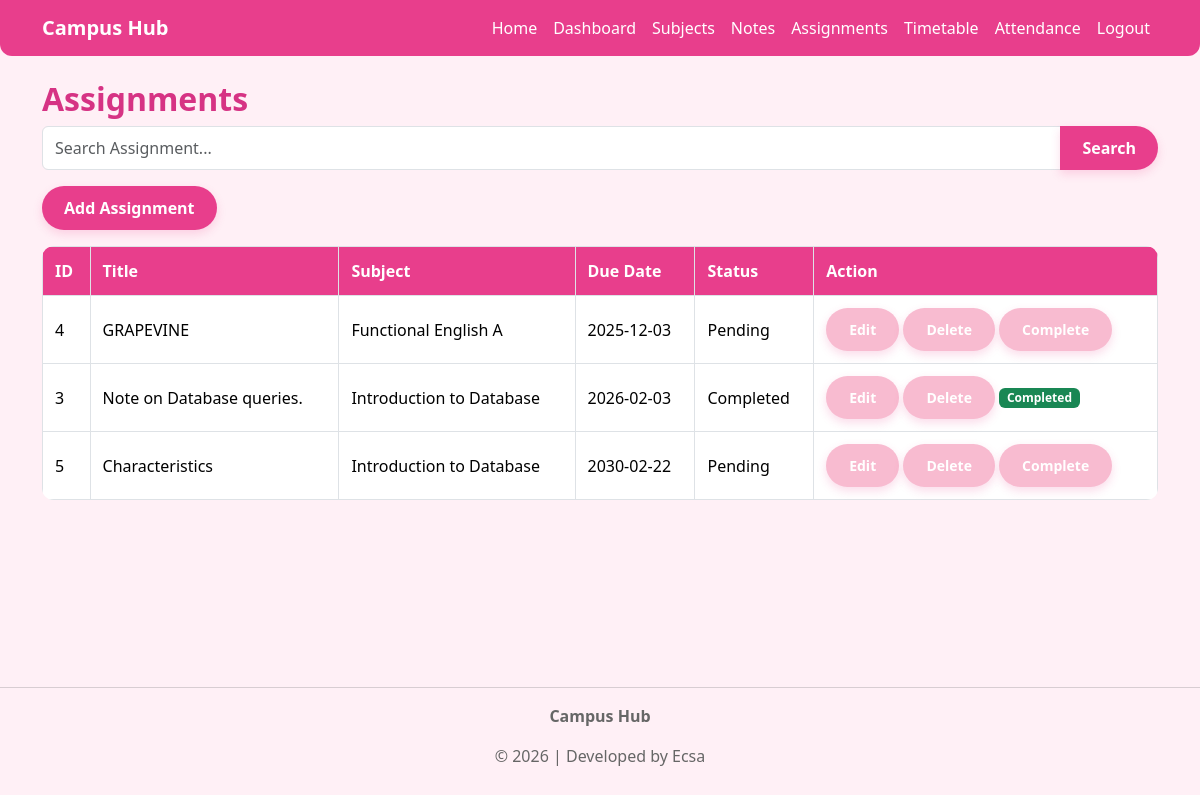
The app's page /assignments (signed in) with its own data.
### tables this page shows
CREATE TABLE assignments (
    id INTEGER PRIMARY KEY AUTOINCREMENT,
    subject_id INTEGER NOT NULL,
    title TEXT NOT NULL,
    due_date TEXT NOT NULL,
    status TEXT NOT NULL DEFAULT 'Pending',
    FOREIGN KEY(subject_id) REFERENCES subjects(id)
);

CREATE TABLE subjects (
    id INTEGER PRIMARY KEY AUTOINCREMENT,
    user_id INTEGER NOT NULL,
    subject_name TEXT NOT NULL,
    FOREIGN KEY(user_id) REFERENCES users(id)
);

### app.py (the view)
@app.route("/assignments")
def assignments():
    if "user_id" not in session:
        return redirect(url_for("login"))
    search = request.args.get("search")
    if search:
        assignments = db.execute("""
            SELECT assignments.*, subjects.subject_name
            FROM assignments
            JOIN subjects
            ON assignments.subject_id = subjects.id
            WHERE subjects.user_id = ?
            AND title LIKE ?
            ORDER BY due_date
        """,
        session["user_id"],
        "%" + search + "%")
    else:
        assignments = db.execute("""
            SELECT assignments.*, subjects.subject_name
            FROM assignments
            JOIN subjects
            ON assignments.subject_id = subjects.id
            WHERE subjects.user_id = ?
            ORDER BY due_date
        """,
        session["user_id"])
    return render_template(
        "assignments.html",
        assignments=assignments
    )

### templates/assignments.html (shortened to what this page needs)
{% extends "layout.html" %}
{% block content %}
<h2>Assignments</h2>
<form method="GET" action="{{ url_for('assignments') }}" class="mb-3">
<div class="input-group">
<input
type="text"
name="search"
class="form-control"
placeholder="Search Assignment..."
value="{{ request.args.get('search', '') }}">
<button class="btn btn-search">
Search
</button>
</div>
</form>
<a href="{{ url_for('add_assignment') }}"
class="btn btn-search mb-3">
    Add Assignment
</a>
<table class="table table-bordered">
<tr>
    <th>ID</th>
    <th>Title</th>
    <th>Subject</th>
    <th>Due Date</th>
    <th>Status</th>
    <th>Action</th>
</tr>
{% for assignment in assignments %}
<tr>
    <td>{{ assignment.id }}</td>
    <td>{{ assignment.title }}</td>
    <td>{{ assignment.subject_name }}</td>
    <td>{{ assignment.due_date }}</td>
    <td>{{ assignment.status }}</td>
    <td>
    <a href="{{ url_for('edit_assignment', id=assignment.id) }}"
       class="btn btn-edit btn-sm">
        Edit
    </a>
    <a href="{{ url_for('delete_assignment', id=assignment.id) }}"
class="btn btn-delete btn-sm"
onclick="return confirm('Are you sure you want to delete this assignment?')">
Delete
</a>
    {% if assignment.status == "Pending" %}
    <a href="{{ url_for('complete_assignment', id=assignment.id) }}"
       class="btn btn-complete btn-sm">
        Complete
    </a>
    {% else %}
    <span class="badge bg-success">
        Completed
    </span>
    {% endif %}
</td>
</tr>
{% else %}
<tr>
    <td colspan="6" class="text-center">
        No assignments found.
    </td>
</tr>
{% endfor %}
</table>
{% endblock %}

### templates/layout.html (shortened to what this page needs)
<!DOCTYPE html>
<html lang="en">
<head>
    <link href="https://cdn.jsdelivr.net/npm/bootstrap@5.3.7/dist/css/bootstrap.min.css" rel="stylesheet">
    <link rel="stylesheet" href="{{ url_for('static', filename='css/style.css') }}">
    <link rel="stylesheet" href="https://cdn.jsdelivr.net/npm/bootstrap-icons@1.13.1/font/bootstrap-icons.min.css">
</head>
<body>
<nav class="navbar navbar-expand-lg navbar-dark">
    <div class="container">
        <a class="navbar-brand" href="/">
    <strong>Campus Hub</strong>
</a>
        <div class="collapse navbar-collapse" id="navbarNav">
            <div class="navbar-nav ms-auto">
                <a class="nav-link" href="/">Home</a>
                {% if session.get("user_id") %}
                <a class="nav-link" href="/dashboard">Dashboard</a>
                <a class="nav-link" href="/subjects">Subjects</a>
                <a class="nav-link" href="/notes">Notes</a>
                <a class="nav-link" href="{{ url_for('assignments') }}">Assignments</a>
                <a class="nav-link" href="{{ url_for('timetable') }}">Timetable</a>
                <a class="nav-link" href="{{ url_for('attendance') }}">Attendance</a>
                <a class="nav-link" href="/logout">Logout</a>
                {% else %}
                <a class="nav-link" href="/login">Login</a>
                <a class="nav-link" href="/register">Register</a>
                {% endif %}
            </div>
        </div>
    </div>
</nav>
    <main class="container mt-4">
        {% block content %}
        {% endblock %}
    </main>
    <footer class="text-center py-3">
<hr>
<p><strong>Campus Hub</strong></p>
<p>
© 2026 | Developed by Ecsa
</p>
</footer>
</body>
</html>

### static/css/style.css (style rules this page uses)
body { background:#fff0f6; }
.table { background:white; }
.table th { background:#e83e8c; color:white; }
h2 { font-weight:bold; color:#d63384; }
.navbar { background:#e83e8c !important; }
.navbar .nav-link { color:white !important; }
.navbar-brand { color:white !important; font-weight:bold; }
.btn-edit { background:#f8bbd0; color:white; }
.btn-delete { background:#f8bbd0; color:white; }
.btn-search { background:#e83e8c; color:white; border:none; }
.btn-complete { background:#f8bbd0; color:white; }
.btn-edit, .btn-delete, .btn-complete { padding:6px 12px; border-radius:8px; font-size:14px; }
.table td, .table th { vertical-align:middle; padding:12px; }
.table { border-radius:12px; overflow:hidden; }
.navbar { border-radius:0 0 12px 12px; }
.btn { box-shadow:0 4px 10px rgba(232,62,140,.18); }
footer { margin-top:80px; color:#666; }
.btn { border-radius:30px; padding:10px 22px; font-weight:600; box-shadow:0 4px 10px rgba(232,62,140,.18); }
html, body { height:100%; }
body { min-height:100vh; display:flex; flex-direction:column; background:#fff0f6; }
main { flex:1; }
footer { margin-top:auto; }

### records on screen
assignments: id "4", title "GRAPEVINE", subject_name "Functional English A", due_date "2025-12-03", status "Pending"
assignments: id "3", title "Note on Database queries.", subject_name "Introduction to Database", due_date "2026-02-03", status "Completed"
assignments: id "5", title "Characteristics", subject_name "Introduction to Database", due_date "2030-02-22", status "Pending"
